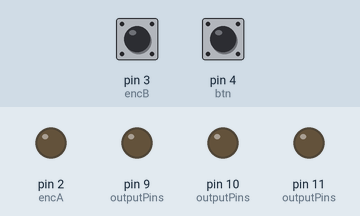
The sketch below on a simulated Arduino Uno, built with avr-gcc and run on an emulated ATmega328P. Parts: output pins drawn as LEDs (lit = HIGH). Dashed ring = blinking. The test bench sets the inputs (shaded band); at power-on: pin 4 (btn) HIGH, pin 3 (encB) HIGH.

Above: at 2.4 s.
2.5 s: pin 4 (btn) pulled LOW for 0.15 s
At 4.4 s:
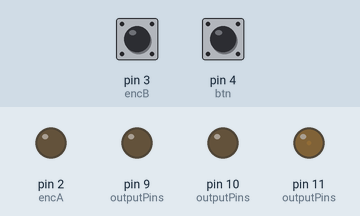
5.5 s: pin 4 (btn) pulled LOW for 1 s
At 8.3 s:
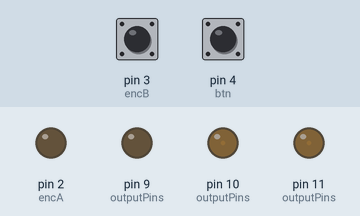
8.5 s: pin 4 (btn) pulled LOW for 0.15 s
At 11.2 s:
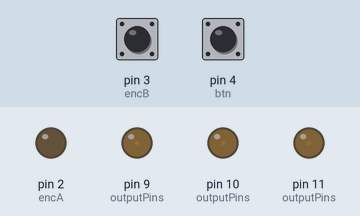
11.5 s: pin 4 (btn) pulled LOW for 3.2 s
At 15.03 s:
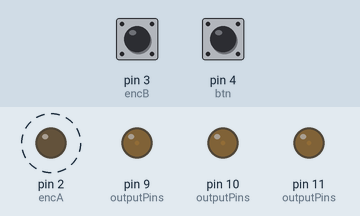
17.4 s: pin 4 (btn) pulled LOW for 0.15 s
At 19.3 s:
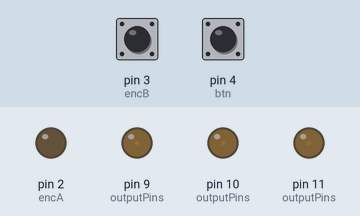
20.4 s: pin 4 (btn) pulled LOW for 1 s
At 24.0 s:
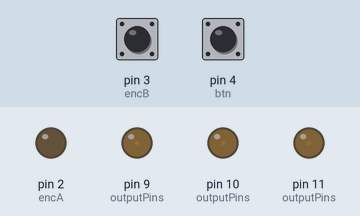
Timing chart, 0 to 24.4 s (numbered marks = the images above; inputs shaded):
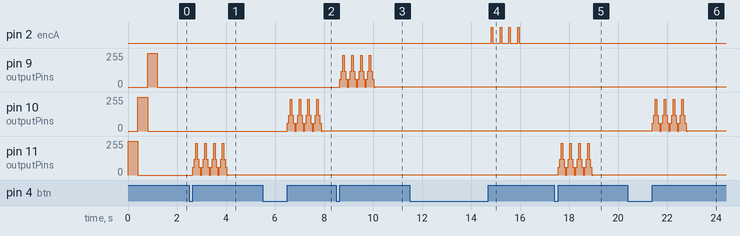

The sketch:

RGB_LED_with_Rotary_Encoder.ino
```cpp
#define encA        2
#define encB        3
#define btn         4

#define B           9
#define G          10
#define R          11
#define Step        1


boolean previous_A = 0;
boolean present_A = 0;

unsigned char n = 0;
unsigned char s = 0;
unsigned char i = 0;
unsigned char d = 0;

unsigned char inputPins[3] = {encA, encB, btn};
unsigned char outputPins[3] = {R, G, B};


unsigned char getEncoder()
{
     present_A = digitalRead(encA);
     if((present_A) && (!previous_A))
     {
       if(digitalRead(encB))
       {
           i += Step;
       }
       else
       {
           i -= Step;
       }
     }
     previous_A = present_A;
     return i;
}


void glowSelected(unsigned char channel)
{
    unsigned char p = 0;
    unsigned char x = 0;
    unsigned char ch = 0;
    unsigned char glow[6] = {60, 120, 240, 120, 60, 0};
    ch = (channel - 1);
    for(p = 0; p < 4; p += 1)
    {
        for(x = 0; x < 6; x++)
        {
            analogWrite(outputPins[ch], glow[x]);
            delay(60);
        }
    }
}


void selectLEDandSet()
{
   if(digitalRead(btn) == LOW)
   {
       while(digitalRead(btn) == LOW);
       s += 1;
       glowSelected(s);
   }
   if(s >= 4)
   {
       s = 0;
   }

   if(s != 0)
   {
       n = (s - 1);
       d = getEncoder();
       analogWrite(outputPins[n], d);
   }
}


void setup()
{
    for(s = 0; s <= 2; s += 1)
    {
        pinMode(inputPins[s], INPUT);
        digitalWrite(inputPins[s], HIGH);
        pinMode(outputPins[s], OUTPUT);
        digitalWrite(outputPins[s], HIGH);
        delay(400);
        digitalWrite(outputPins[s], LOW);
    }
    delay(10);
    s = 0;
}

void loop()
{
   selectLEDandSet();
}
```

Measured:
- after the input at 2.5 s, pin 11 (outputPins): 0/255 → 60/255 after 0.15 s, then repeats every 0.36 s: 120/255 0.06 s, 240/255 0.06 s, 120/255 0.06 s, 60/255 0.06 s, 0/255 0.06 s, 60/255 0.06 s, until it stays 1/255 from 4.1 s
- after the input at 5.5 s, pin 10 (outputPins): 0/255 → 60/255 after 1.0 s, then repeats every 0.36 s: 120/255 0.06 s, 240/255 0.06 s, 120/255 0.06 s, 60/255 0.06 s, 0/255 0.06 s, 60/255 0.06 s
- after the input at 8.5 s, pin 9 (outputPins): 0/255 → 60/255 after 0.15 s, then repeats every 0.36 s: 120/255 0.06 s, 240/255 0.06 s, 120/255 0.06 s, 60/255 0.06 s, 0/255 0.06 s, 60/255 0.06 s, until it stays 1/255 from 10.1 s
- after the input at 11.5 s, pin 2 (encA): alternates HIGH for 0.06 s and LOW for 0.30 s, 8 changes in all, then stays LOW, starting after 3.3 s
- after the input at 17.4 s, pin 11 (outputPins): 1/255 → 60/255 after 0.15 s, then repeats every 0.36 s: 120/255 0.06 s, 240/255 0.06 s, 120/255 0.06 s, 60/255 0.06 s, 0/255 0.06 s, 60/255 0.06 s, until it stays 1/255 from 19.0 s
- after the input at 20.4 s, pin 10 (outputPins): 1/255 → 60/255 after 1.0 s, then repeats every 0.36 s: 120/255 0.06 s, 240/255 0.06 s, 120/255 0.06 s, 60/255 0.06 s, 0/255 0.06 s, 60/255 0.06 s, until it stays 1/255 from 22.8 s
